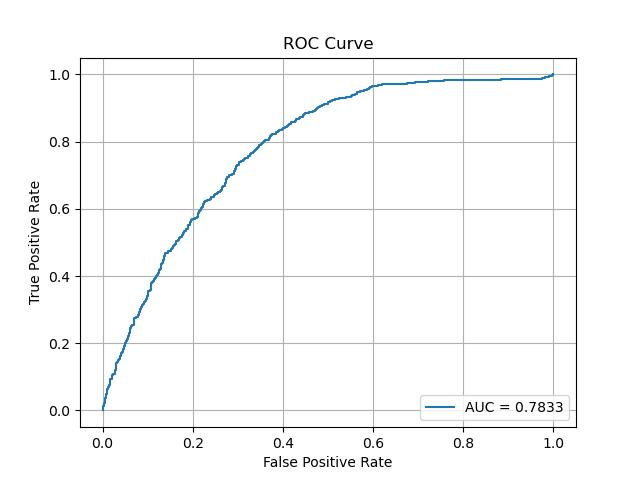

The script that saved this image:
import numpy as np
import torch
import torchmetrics
import matplotlib.pyplot as plt
from sklearn.metrics import roc_curve

def main():
    unknown_scores = np.load(f"unknown_scores.npy")
    unknown_labels = np.load(f"unknown_labels.npy")

    scores_tensor = torch.tensor(unknown_scores)
    labels_tensor = torch.tensor(unknown_labels).long()

    auroc_metric = torchmetrics.AUROC(task="binary")
    auroc_score = auroc_metric(scores_tensor, labels_tensor)
    print("AUROC Score:", auroc_score.item())

    fpr, tpr, roc_thresholds = roc_curve(unknown_labels, unknown_scores, pos_label=1)
    
    plt.figure()
    plt.plot(fpr, tpr, label=f"AUC = {auroc_score.item():.4f}")
    plt.xlabel("False Positive Rate")
    plt.ylabel("True Positive Rate")
    plt.title("ROC Curve")
    plt.legend(loc="lower right")
    plt.grid(True)
    plt.savefig("auroc_evi.jpeg")
    plt.close()
    

if __name__ == '__main__':
    main()
